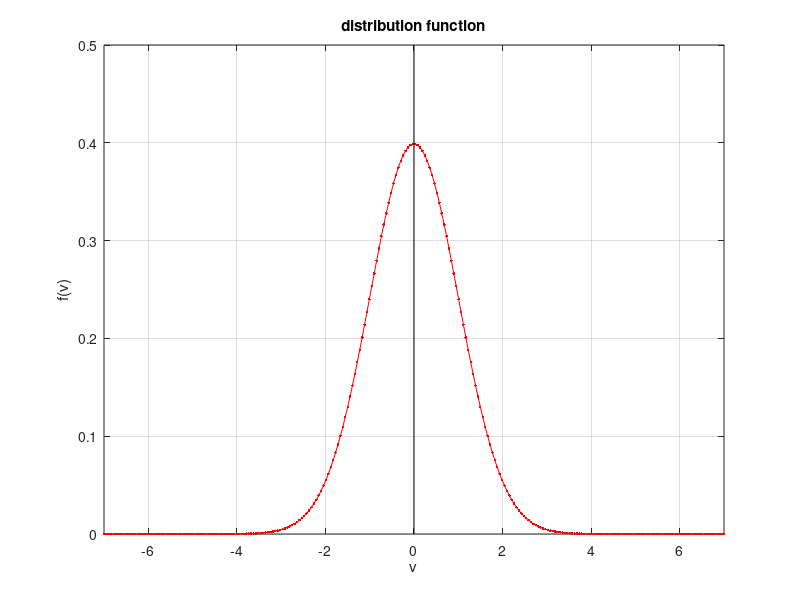

Here is the MATLAB script that generated this plot: (Note: this script raises an error after producing the figure.)
clear
No = 1000;
Ng = 801;

Disp_real = zeros(Ng,No);
Disp_imag = zeros(Ng,No);

gamma_max = 0.1; 
gamma_min = -3.5; 
omega_max = 3.5;
omega_min = 0.5;
pas_o = (omega_max-omega_min)/No;
pas_g = (gamma_max-gamma_min)/ (Ng-1);

omega = (omega_min+pas_o):pas_o:omega_max;
gamma = (gamma_min:pas_g:gamma_max);

%v   = -4:0.0001:4;
vmax = 7;
Nv   = 255;
dv   = 2*vmax/(Nv+2);
v    = -vmax:dv:vmax;
v2   = v.*v;
fv0  = exp(-0.5*v2)/sqrt(2*pi);

figure(1);
plot(v,fv0,'-r.',[0 0],[0 0.5],'k');axis([-vmax vmax 0 0.5]);grid
xlabel('v');ylabel('f(v)');
title(['distribution function'])

% Selection of the wave vector
kstring = input('Wave vector: [default: k=0.5] k = ','s');
if (~isempty(kstring))
  k = str2num(kstring);
else
  k=0.5;
end
k2 = k*k;

% Dispersion relation
z          = (ones(Ng,1)*omega + 1i.*(gamma')*ones(1,No))/(sqrt(2)*abs(k));
dispersion = k2 + 1 + z.*zetaf(z); 
D          = abs(dispersion);
Log_D      = -log(D);

Nmax = 40;
Nf1  = 15;
Nf2  = 5;
Nf3  = 10;
fscale = zeros(1,Nmax);
maxf = max(max(Log_D));
minf = 0.6;
pasf  = (maxf-minf)/(Nf1-1);
fscale((Nmax-Nf1+1):Nmax) = minf:pasf:maxf;
maxf = 0.5;
minf = -0.5;
pasf  = (maxf-minf)/(Nf2-1);
fscale((Nmax-Nf1-Nf2+1):(Nmax-Nf1)) = minf:pasf:maxf;
maxf =-2;
minf = min(min(Log_D));
pasf  = (maxf-minf)/(Nf3-1);
fscale(1:Nf3) = minf:pasf:maxf;

lwidth = 1;
figure(2);
set(newplot,'fontsize',16)
contour(omega,gamma,Log_D,fscale,'b','linewidth',lwidth);
xlabel('Real part of \omega');ylabel('Imaginary part of \omega');
title(['poles of the dispersion relation'])
hold on
  plot([omega_min omega_max],[0 0],'r')
hold off

[ig,io]=find(Log_D==max(max(Log_D)));
omega_sol = omega(io);
gamma_sol = gamma(ig);
display('=================================')
display('Solution of Dispersion Relation:')
display(['wave number k  = ',num2str(k)])
display(['real frequency = ',num2str(omega_sol)])
display(['growth rate    = ',num2str(gamma_sol)])
display(['phase velocity = ',num2str(omega_sol/k)])
display('=================================')
